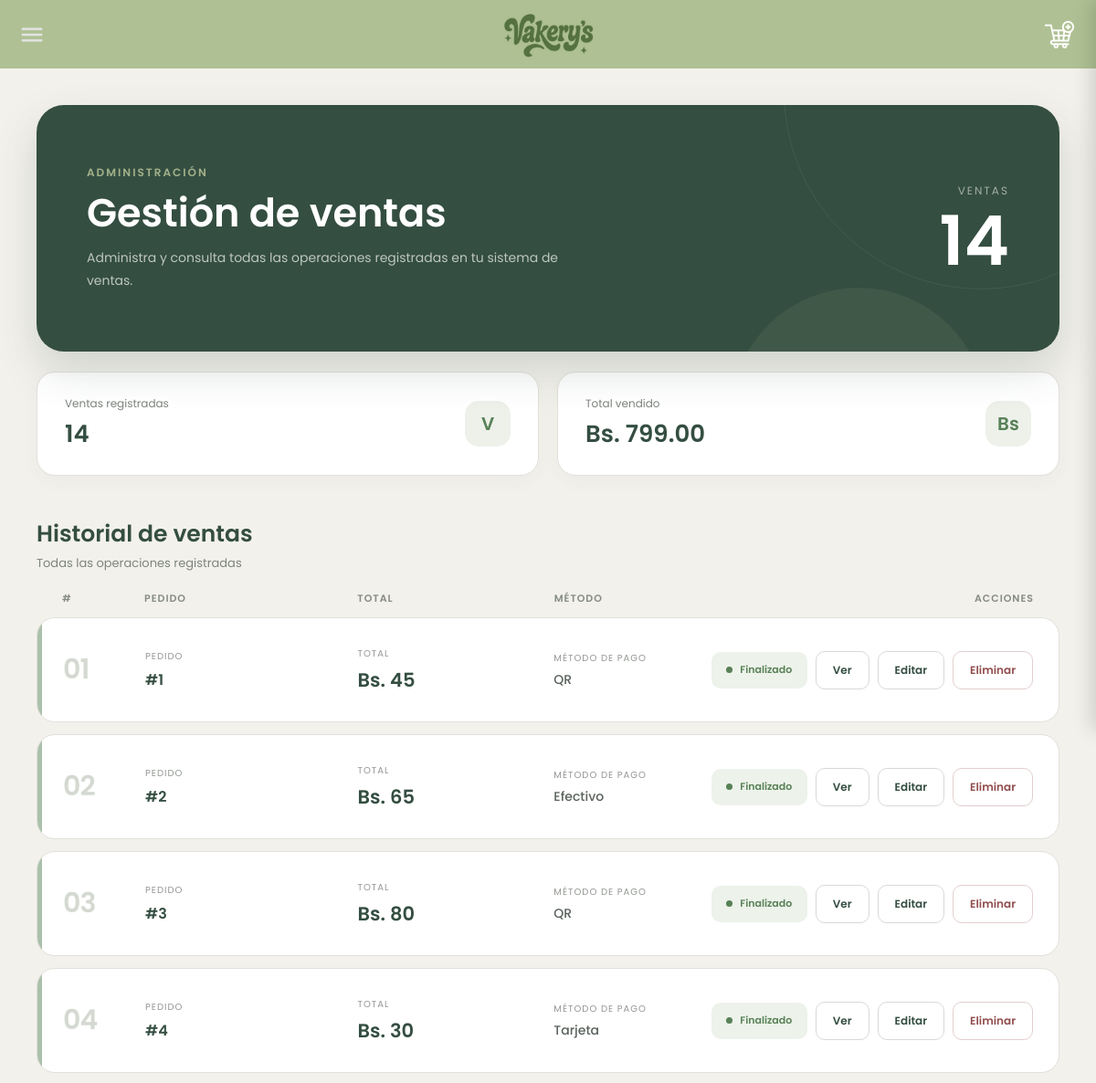
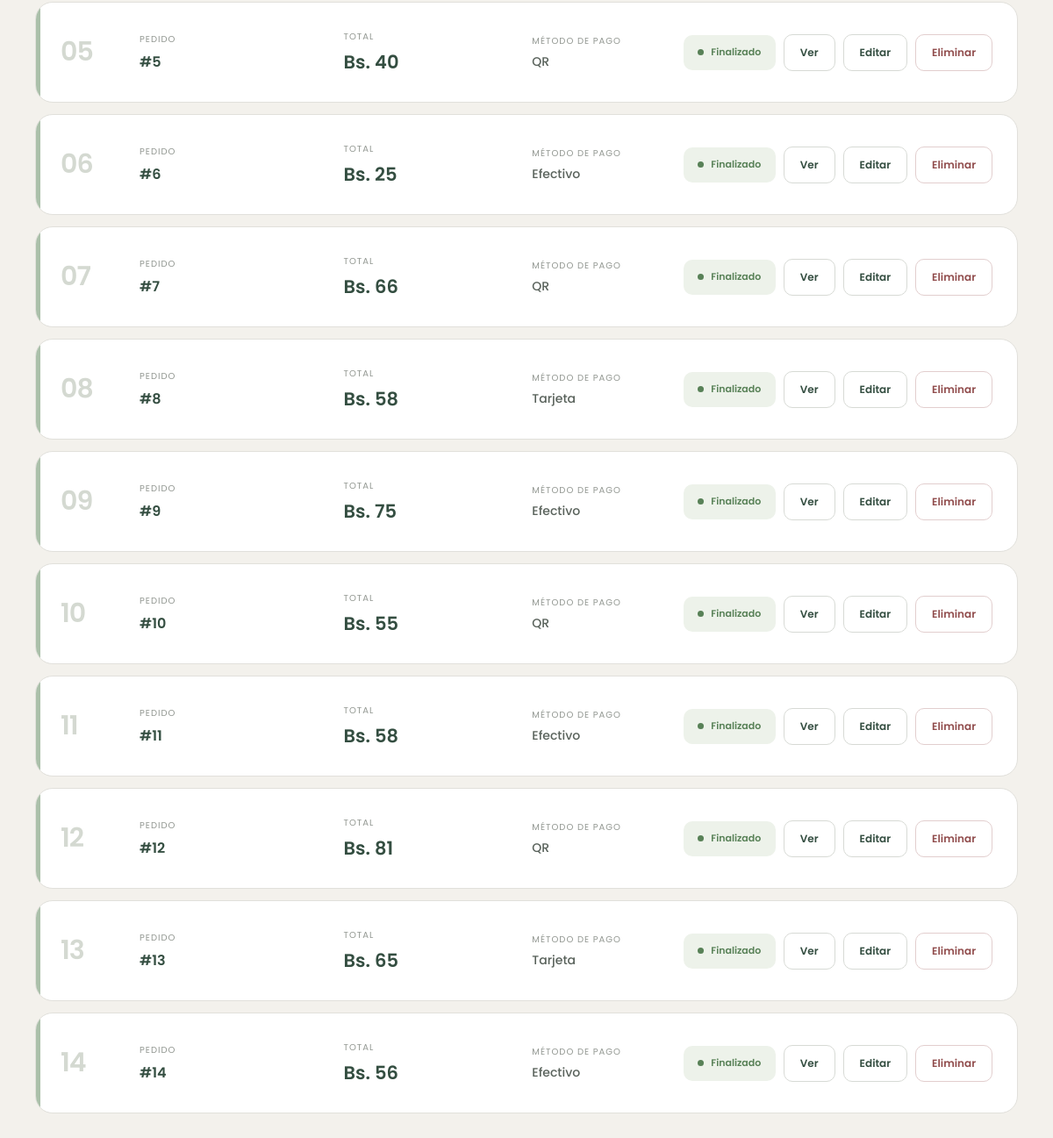
The app's page /Ventas/leerventa.php, older data (2 pictures, top to bottom).
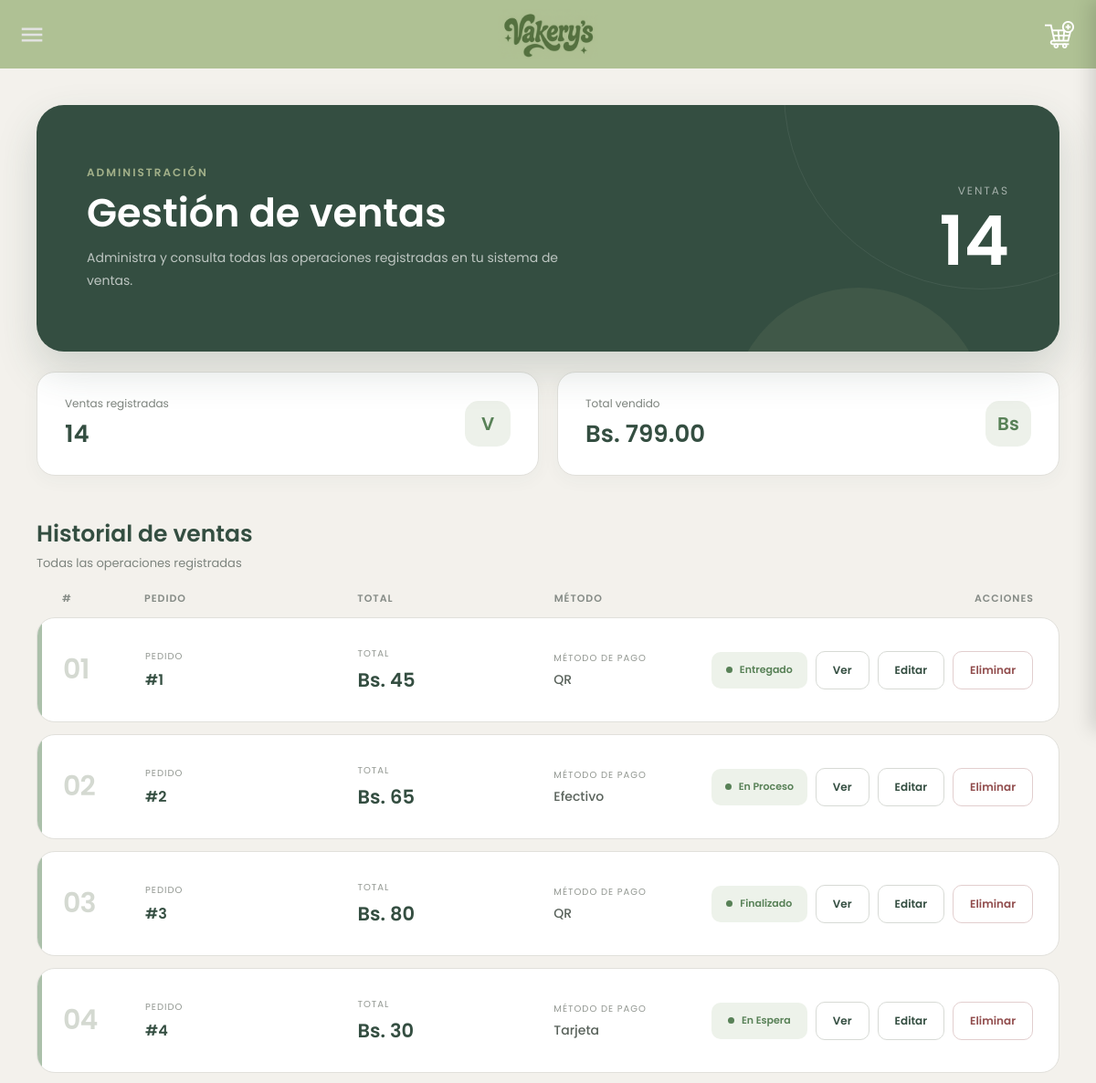
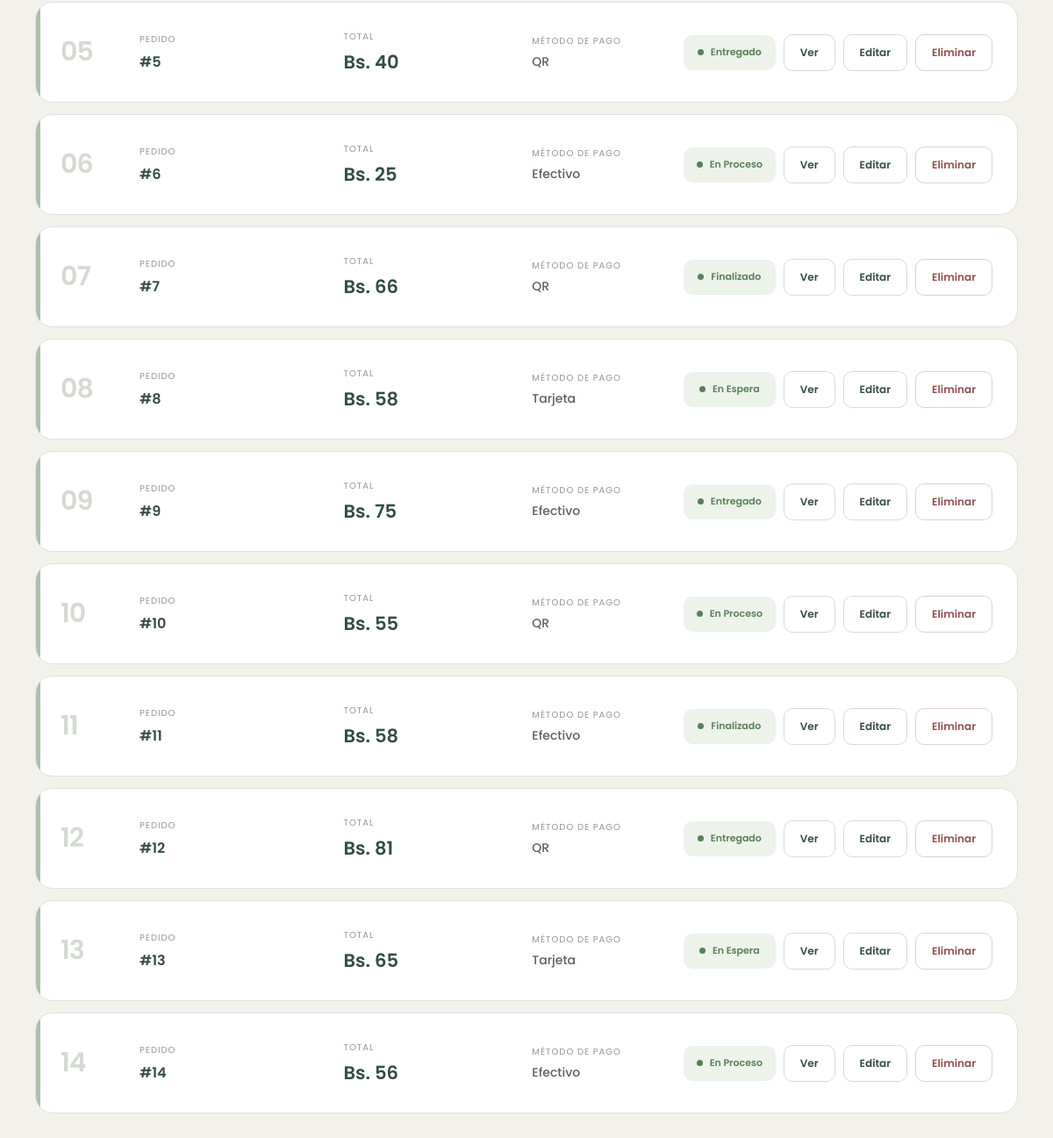
The same page, newer data (2 pictures, top to bottom).
### tables this page shows
CREATE TABLE IF NOT EXISTS `ventas` (
  `pedidos_id` INT NOT NULL,
  `costoTotal` INT NULL,
  `Estado` VARCHAR(45) NULL,
  `Metodo` VARCHAR(45) NULL,
  PRIMARY KEY (`pedidos_id`),
  CONSTRAINT `fk_ventas_pedidos1`
    FOREIGN KEY (`pedidos_id`)
    REFERENCES `pedidos` (`id`)
    ON DELETE NO ACTION
    ON UPDATE CASCADE
);

### Ventas/leerventa.php (the view, shortened to what the changed rows need)
<?php
$servername = "localhost";
$username = "root";
$password = "";
$bdname = "vakerysss";
$conn = new mysqli($servername, $username, $password, $bdname);
$sql = "SELECT * FROM ventas";
$resultado = $conn->query($sql);
if ($resultado && $resultado->num_rows > 0) {
    $resultado = $conn->query($sql);
}
?>
<!DOCTYPE html>
<html lang="es">
<head>
</head>
<body>
<div class="dashboard">
    <section class="hero">
        <div class="hero-content">
            <h1>
                Gestión de ventas
            </h1>
        </div>
    </section>
    <section class="ventas-section">
        <div class="section-top">
            <div class="section-title">
                <h2>
                    Historial de ventas
                </h2>
            </div>
        </div>
        <?php if ($resultado && $resultado->num_rows > 0): ?>
            <?php
            $contador = 1;
            while($fila = $resultado->fetch_assoc()):
                $pedidos_id = $fila['pedidos_id'];
                $estado = $fila['Estado'];
                $metodo = $fila['Metodo'];
                $costo = $fila['costoTotal'];
            ?>
                <article class="venta">
                    <div class="numero">
                        <?php echo str_pad($contador,2,"0",STR_PAD_LEFT); ?>
                    </div>
                    <div>
                        <div class="label">
                            Pedido
                        </div>
                        <div class="pedido-id">
                            #<?php echo htmlspecialchars($pedidos_id); ?>
                        </div>
                    </div>
                    <div>
                        <div class="label">
                            Total
                        </div>
                        <div class="monto">
                            Bs. <?php echo htmlspecialchars($costo); ?>
                        </div>
                    </div>
                    <div>
                        <div class="label">
                            Método de pago
                        </div>
                        <div class="metodo">
                            <?php echo htmlspecialchars($metodo); ?>
                        </div>
                    </div>
                    <div class="acciones">
                        <div class="estado">
                            <?php echo htmlspecialchars($estado); ?>
                        </div>
                        <a href="mostrarventa.php?pedidos_id=<?php echo $pedidos_id; ?>">
                            <button class="accion">
                                Ver
                            </button>
                        </a>
                        <a href="actualizarventa.php?pedidos_id=<?php echo $pedidos_id; ?>">
                            <button class="accion">
                                Editar
                            </button>
                        </a>
                        <a href="eliminarventa.php?pedidos_id=<?php echo $pedidos_id; ?>">
                            <button class="accion eliminar">
                                Eliminar
                            </button>
                        </a>
                    </div>
                </article>
            <?php
                $contador++;
            endwhile;
            ?>
        <?php endif; ?>
    </section>
</div>
</body>
</html>

Row changes from the older to the newer data that the page shows:
changed ventas id 1: Estado "Finalizado" → "Entregado"
changed ventas id 2: Estado "Finalizado" → "En Proceso"
changed ventas id 4: Estado "Finalizado" → "En Espera"
changed ventas id 5: Estado "Finalizado" → "Entregado"
changed ventas id 6: Estado "Finalizado" → "En Proceso"
changed ventas id 8: Estado "Finalizado" → "En Espera"
changed ventas id 9: Estado "Finalizado" → "Entregado"
changed ventas id 10: Estado "Finalizado" → "En Proceso"
changed ventas id 12: Estado "Finalizado" → "Entregado"
changed ventas id 13: Estado "Finalizado" → "En Espera"
changed ventas id 14: Estado "Finalizado" → "En Proceso"
